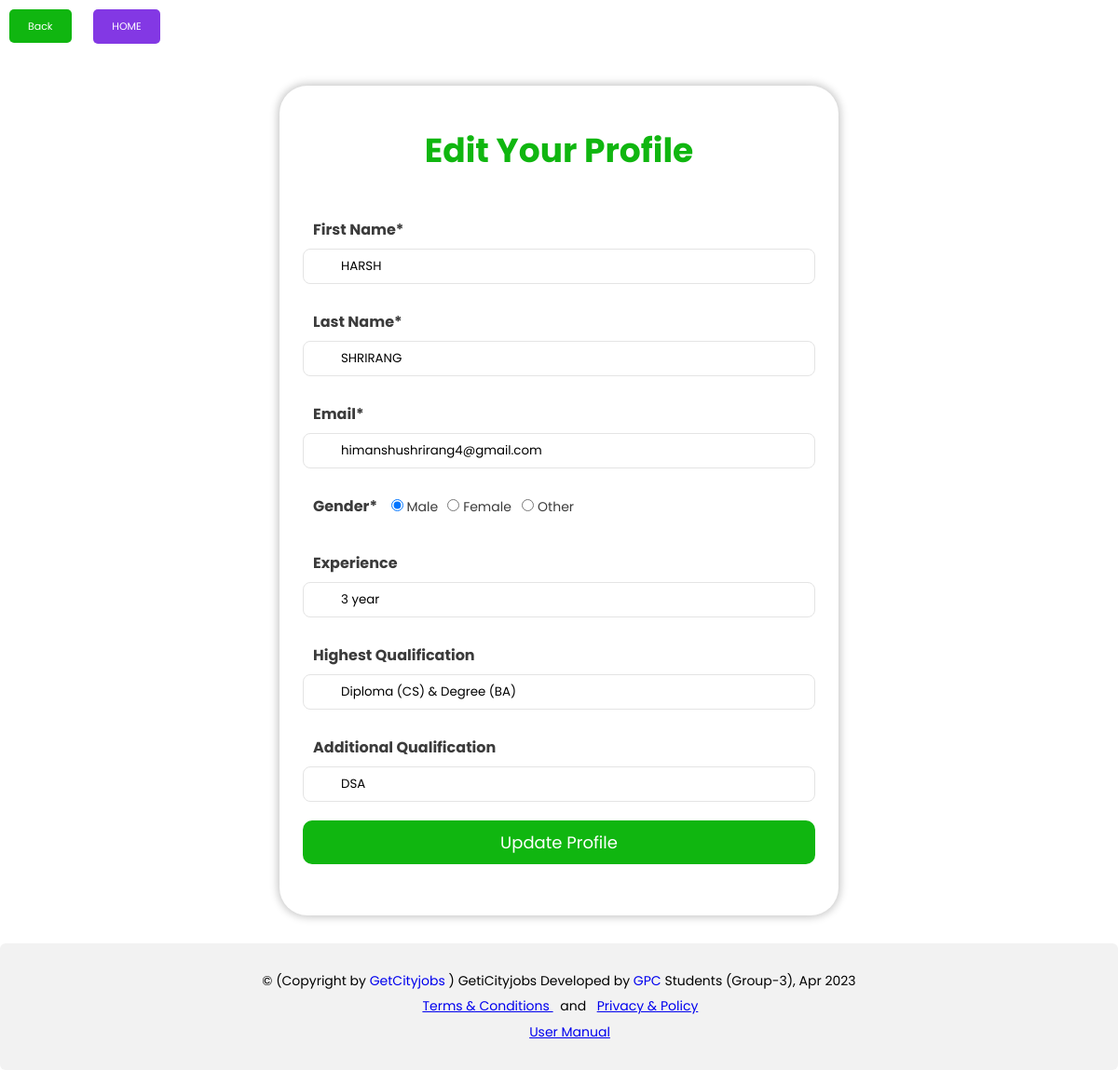
/edit_profile.php (signed in), run on the app's committed database.
### tables this page shows
CREATE TABLE `users` (
  `id` int(11) NOT NULL,
  `fname` varchar(255) DEFAULT NULL,
  `lname` varchar(255) DEFAULT NULL,
  `email` varchar(300) DEFAULT NULL,
  `gender` char(10) DEFAULT NULL,
  `experience` varchar(255) DEFAULT NULL,
  `qualification` varchar(255) DEFAULT NULL,
  `aqualification` varchar(300) DEFAULT NULL,
  `password` varchar(300) DEFAULT NULL,
  `date` date DEFAULT NULL
);

### edit_profile.php (the view, shortened to what this page needs)
<!DOCTYPE html>
<?php
require_once("database/config.php");
$email = $_SESSION["login_email"];
$findresult = mysqli_query($dbc, "SELECT * FROM users WHERE email='$email'");
if ($res = mysqli_fetch_array($findresult)) {
    $fname = $res['fname'];
    $lname = $res['lname'];
    $email = $res['email'];
    $gender = $res['gender'];
    $experience = $res['experience'];
    $qualification = $res['qualification'];
    $aqualification = $res['aqualification'];
}
?>
<html lang="en">
<head>
    <link rel="stylesheet" href="css/all_form_type4.css">
    <link rel="stylesheet" href="css/user_nav2.css">
    <link rel="stylesheet" href="css/language.css">
</head>
<body>
<?php include("Loader.php");?>
<a href="javascript:history.back()" style="
    background-color:rgb(16, 182, 16);
    color: #fff;
    padding: 10px 20px;
    margin:10px;
    margin-top:10px;
    border: none;
    border-radius: 5px;
    font-size: 11px;
    cursor: pointer;
    transition: background-color 0.3s ease-in-out;
    text-decoration:none; color:#fff">Back</a>
    <button style="
    background-color: #8338e4;
    color: #fff;
    padding: 10px 20px;
    margin:10px;
    margin-top:10px;
    border: none;
    border-radius: 5px;
    font-size: 11px;
    cursor: pointer;
    transition: background-color 0.3s ease-in-out;
    "><a href="home_page.php" style="text-decoration:none; color:#fff">HOME</a></button>
    <div class="container">
        <h2>Edit Your Profile</h2>
        <div class="form-container">
            <form method="POST" action="">
                <div class="input-name">
                    <label for="fname">First Name*</label>
                    <input type="text" placeholder="Enter Your First Name" value="<?php echo $fname; ?>" name="fname" class="name" required>
                </div>
                <div class="input-name">
                    <label for="lname">Last Name*</label>
                    <input type="text" placeholder="Enter Your Last Name" value="<?php echo $lname; ?>" name="lname" class="name"  required>
                </div>
                <div class="input-name">
                    <label>Email*</label>
                    <input type="email" placeholder="Enter Your Last Name" value="<?php echo $email; ?>" name="email" class="name" readonly>
                </div>
                <div class="input-name">
                    <label>Gender*</label>
                    <input type="radio" name="gender" value="male" <?php if ($gender == "male") echo "checked"; ?> required> Male &ThinSpace;
                    <input type="radio" name="gender" value="female" <?php if ($gender == "female") echo "checked"; ?> required> Female &ThickSpace;
                    <input type="radio" name="gender" value="other" <?php if ($gender == "other") echo "checked"; ?> required> Other
                </div>
                <div class="input-name">
                    <label>Experience</label>
                    <input type="text" placeholder="How much Experience you have *for jobseeker*" value="<?php echo $experience; ?>" name="experience" class="name">
                </div>
                <div class="input-name">
                    <label>Highest Qualification</label>
                    <input type="text" placeholder="Enter Your Highest Qualification *for jobseeker*" value="<?php echo $qualification; ?>" name="qualification" class="name">
                </div>
                <div class="input-name">
                    <label>Additional Qualification</label>
                    <input type="text"  placeholder="Enter Your Additional Qualification *for jobseeker*"  value="<?php echo $aqualification; ?>" name="aqualification" class="name">
                </div>
                <div class="input-name">
                    <button name="update_user" class="button" onclick="return confirm('Are you sure you want to update your job post? ')" >Update Profile</button>
                </div>
            </form>
        </div>
    </div>
</body>
<?php
 require_once("footer.php");
?>
</html>

### css/all_form_type4.css (style rules this page uses)
* { margin: 0; padding: 0; box-sizing: border-box; border-radius: 6px; }
body { background: #ffffff; font-size: 14px; }
.container { background: white; width: 600px; padding: 25px; border-radius: 30px; margin: 35px auto 0; box-shadow:0 0 8px 2px rgba(0, 0, 0, 0.225); font-family: 'Poppins', sans-serif; color:rgb(59, 59, 59); }
.container h2 { font-size: 36px; list-style: 24px; padding: 17px; text-align: center; color:rgb(16, 182, 16); }
.input-name { width: 100%; position: relative; margin: 20px auto; }
label { padding: 8px 11px; display: inline-block; font-size: 16px; font-weight: bold; }
.name { width: 100%; padding: 8px 0px 8px 40px ; border-radius: 10px; }
.text-name ,.name { border: 1px solid #e4e4e4; border-radius: 8px ; outline: none; transition: all 0.30s ease-in-out; }
.button { background-color: rgb(16, 182, 16); color: white; width: 100%; border: none; outline: none; font-size: 18px; cursor: pointer; margin-bottom: 10px; padding: 10px; border-radius: 10px }

### css/user_nav2.css (style rules this page uses)
* { margin: 0; padding: 0; box-sizing: border-box; font-family: 'Poppins', sans-serif; }
:root { --body-color: #e4e9f700; --sidebar-color: #eeebf0; --primary-color: #8338e4; --primary-color-light: #F6F5FF; --toggle-color: #b3b3b3; --text-color: #707070; --tran-03: all 0.2s ease; --tran-03: all 0.3s ease; --tran-04: all 0.3s ease; --tran-05: all 0.3s ease; }
body { min-height: 100vh; background-color: var(--body-color); transition: var(--tran-05); }

### data on the page
users: fname "HARSH", lname "SHRIRANG", email "himanshushrirang4@gmail.com", gender "☑", experience "3 year", qualification "Diploma (CS) & Degree (BA)", aqualification "DSA"
